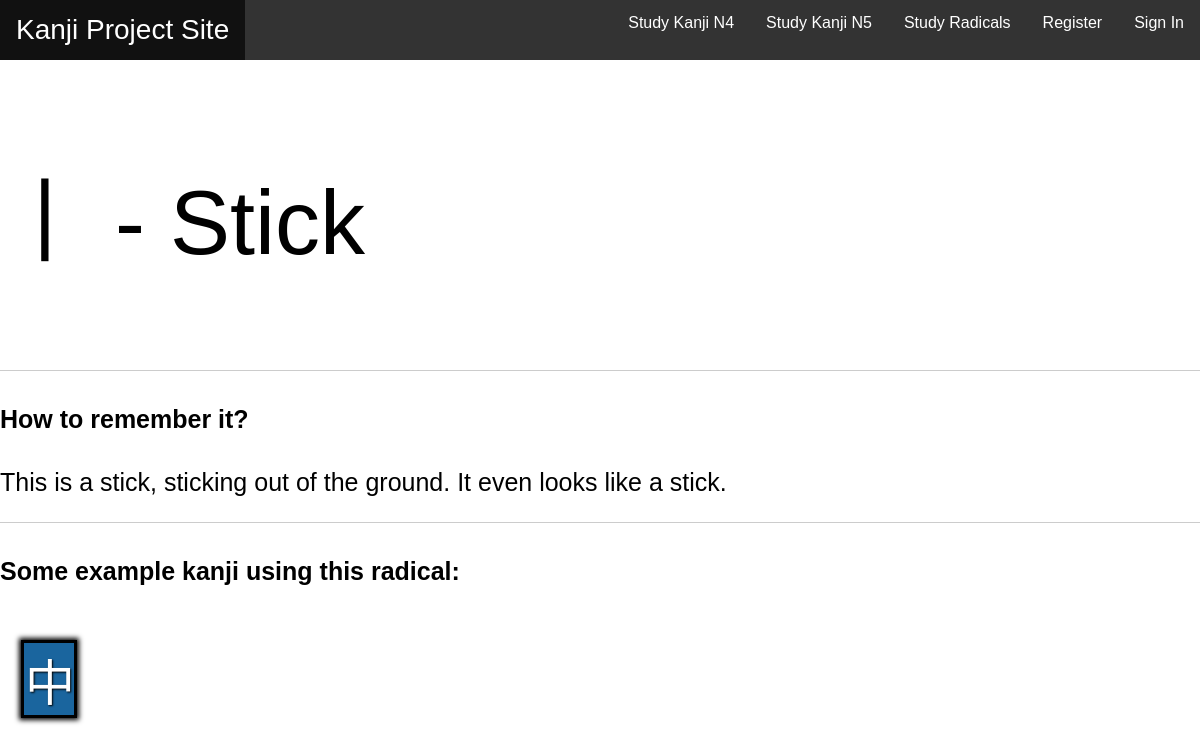
The app's page /radical/2/ with its own data.
### kanji/models.py (models this page shows, shortened)
class radicals(models.Model):
    radical = models.CharField(max_length=20, default ="")
    radical_name = models.CharField(max_length=25, default="")
    description = models.TextField()

class grammarParticle(models.Model):
    hiragana = models.CharField(max_length=200)
    story = models.TextField(default="")
    example_words = models.TextField(default="")
    translation = models.TextField(default="")
    radical = models.CharField(max_length=50, default="")

### kanji/views.py (the view)
# urls.py: path('radical/<int:radical_id>/', views.radical_info),
def radical_info(request,radical_id):
    radical_info = radicals.objects.get(id=radical_id)
    kanji_associated = grammarParticle.objects.filter(radical=radical_info.radical)
    context = {"radical_info":radical_info, "kanji_associated":kanji_associated}
    return render(request, "kanji/radical_info.html", context)

### kanji/templates/kanji/radical_info.html (shortened to what this page needs)
{% extends 'base.html' %}
{% load static %}
{% block content %}
<p class="hiragana">{{radical_info.radical}} - {{radical_info.radical_name}}</p>
<hr/>
<div class="story">
  <h4> How to remember it? </h4>
<p class="story_kanji">{{radical_info.description}}</p></div>
<hr/>
<div class="example">
  <h4> Some example kanji using this radical: </h4>
  {%for kanji in kanji_associated%}
  <div class="box">
    <p class="item"><a  class="font_link"href="/{{kanji.id}}/">{{kanji.hiragana}}</a></p></div>
    {%endfor%}
{% endblock %}

### kanji/static/kanji/style.css (style rules this page uses)
body { background-color: #FFFFFF; margin:0; padding: 0; }
h4 { font-family: sans-serif; font-size:25px; }
.item { display:inline; color:#181818; font-size:50px; margin-left:2%; }
a { text-decoration: none; color:#181818; }
.box { display:inline-block; margin-left:2%; margin-top:2%; outline-style: solid; background-color:#1A659E; box-shadow: 0px 0px 5px 5px #000000; text-shadow: 1px 1px 2px #000000 }
.hiragana { font-size:90px; font-family:sans-serif; }
.story_kanji { font-size:25px; font-family:sans-serif; }
hr { display: block; height: 1px; border: 0; border-top: 1px solid #ccc; margin: 1em 0; padding: 0; }
.font_link { color:white; }

### records on screen
radicals: radical "丨", radical_name "Stick", description "This is a stick, sticking out of the ground. It even looks like a stick."
grammarParticle: hiragana "中"
